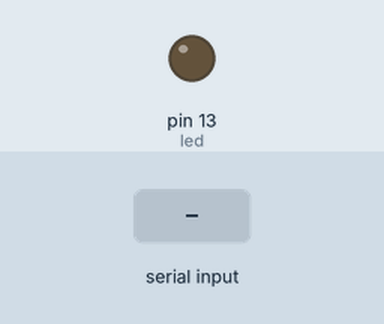
A sketch run on a simulated Arduino Uno, built with avr-gcc and run on an emulated ATmega328P. On the bench: output pins drawn as LEDs (lit = HIGH). Inputs (shaded band) come from the test bench.

Above: at 1.2 s.
1.3 s: "H" received over Serial
At 1.8 s:
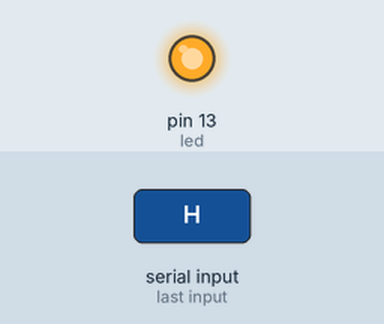
Timing chart, 0 to 4.3 s (numbered marks = the images above; inputs shaded):
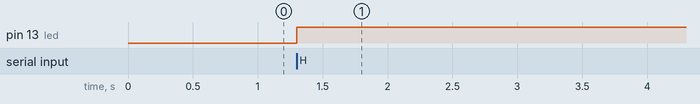

Measured:
- after the input at 1.3 s, pin 13 (led): LOW → HIGH at once

The sketch:

serial_read.ino
```cpp
int led = 13;
void setup()
{
  pinMode(led,OUTPUT);
  Serial.begin(9600);
}
void loop()
{
  if(Serial.available()>0)
  {
    char data = Serial.read();
    if(data == 'H')
    {
      digitalWrite(led,HIGH);
    }
    else
    {
      digitalWrite(led,LOW);
    }
    delay(10000);
  }
}
```
